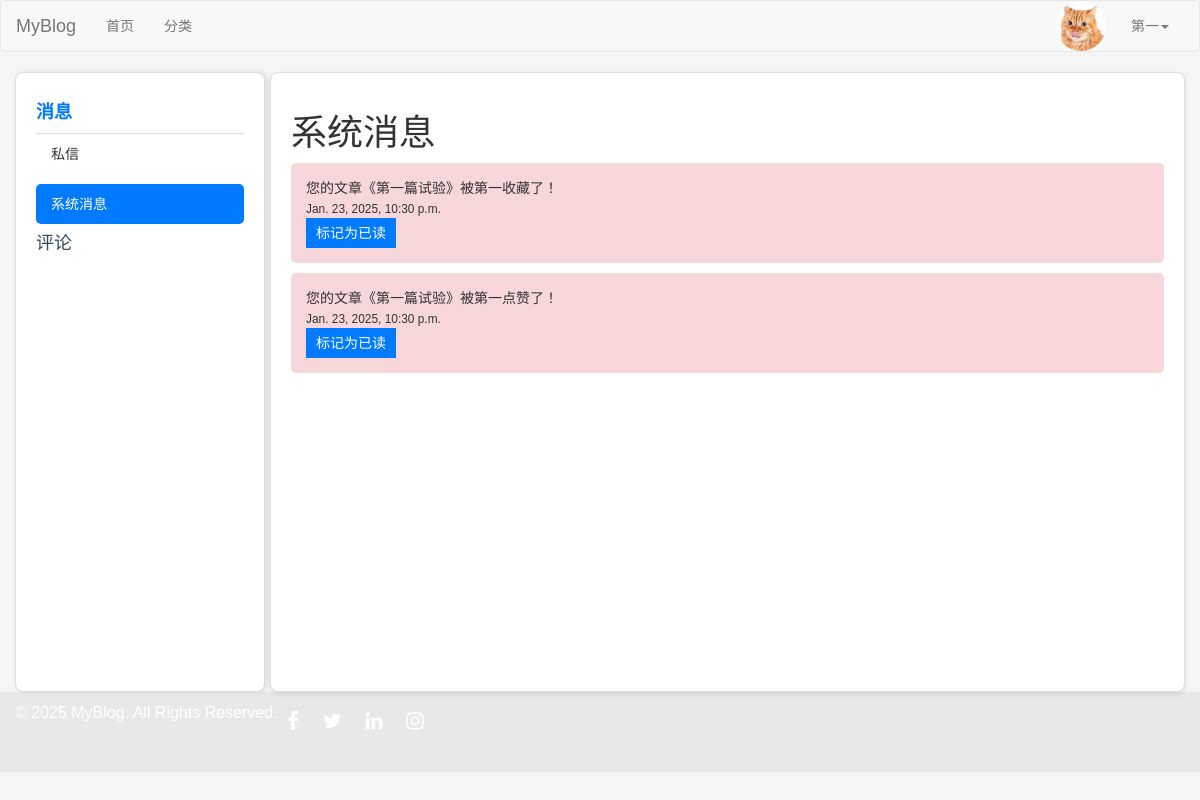
/users/system_messages/ (signed in), run on an earlier commit of the app's database.
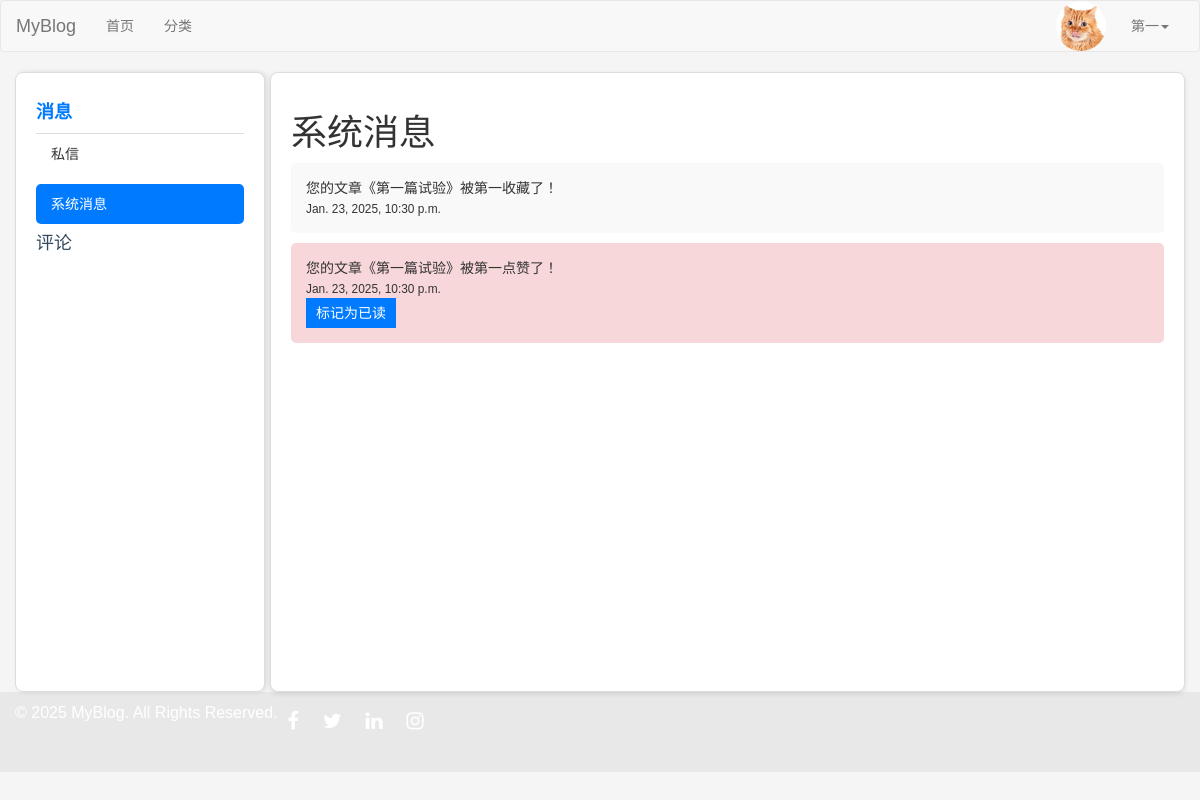
And on a later commit of the database.
### users/models.py (models this page shows, shortened)
class SystemMessage(models.Model):
    content = models.TextField(verbose_name="消息内容")
    sent_at = models.DateTimeField(auto_now_add=True, verbose_name="发送时间")
    is_read = models.BooleanField(default=False, verbose_name="是否已读")
    recipient = models.ForeignKey(User, related_name='system_messages', on_delete=models.CASCADE,
                                  verbose_name="接收用户")
    class Meta:
        verbose_name = "系统消息"
        verbose_name_plural = "系统消息"
        ordering = ['-sent_at']  # 按发送时间倒序排列

### users/views/users.py (the view)
# urls.py: path('system_messages/', users.system_message_page, name='system_message'),
@login_required
def system_message_page(request):
    system_messages = SystemMessage.objects.filter(recipient=request.user).order_by('-sent_at')
    context = {
        'system_messages': system_messages,
        'active_menu': 'message',
        'active_link': 'system-message'
    }
    return render(request, 'users/system_message_page.html', context)

### users/templates/users/system_message_page.html (shortened to what this page needs)
{% extends 'layout/message.html' %}
{% block user_content %}
    <h1>系统消息</h1>
    <div class="system-message-list">
        {% for message in system_messages %}
            <div class="system-message-item{% if not message.is_read %} unread{% endif %}">
                <div class="message-content">
                    <p>{{ message.content }}</p>
                    <small>{{ message.sent_at }}</small>
                </div>
                {% if not message.is_read %}
                    <button onclick="mark_as_read({{ message.id }})">标记为已读</button>
                {% endif %}
            </div>
        {% endfor %}
    </div>
{% endblock %}

What changed in the data, as far as the page shows it:
changed SystemMessage "您的文章《第一篇试验》被第一收藏了！": no longer shows "标记为已读"
